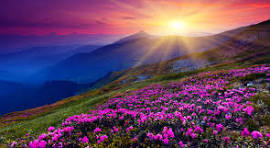
#> input picture image.png, 270 x 148 px
$ python 3.py
#> lines starting #> are read from the running program, lines starting #| are printed output that depends on the picture


import numpy as np
import cv2
import matplotlib.pyplot as plt
from scipy.signal import convolve2d
k = cv2.imread("image.png")
#> k is the input picture: shape (148, 270, 3); mean B, G, R 97, 68, 101.7
# Display images
plt.figure(figsize=(10, 10))
plt.subplot(2, 2, 1)
plt.imshow(cv2.cvtColor(k,cv2.COLOR_BGR2RGB))
plt.title("Original Image")
plt.axis('off')
k = cv2.cvtColor(k, cv2.COLOR_BGR2GRAY)
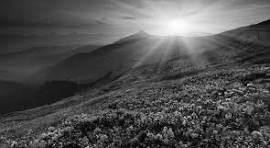
#> k: shape (148, 270); min 0, max 253, mean 81.4
k1 = np.float64(k)
p_msk = np.array([[-1, 0, 1], [-1, 0, 1], [-1, 0, 1]])

# Apply Sobel filter (dx)
kx = convolve2d(k1, p_msk, mode='same', boundary='symm')
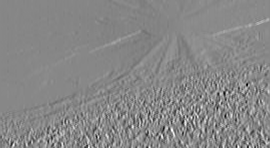
#> kx: shape (148, 270) float64; min -393, max 346, mean -0.2; drawn with min black and max white
# Apply Sobel filter (dy)
ky = convolve2d(k1, p_msk.T, mode='same', boundary='symm')
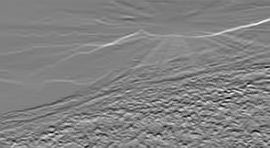
#> ky: shape (148, 270) float64; min -419, max 405, mean 2.3; drawn with min black and max white
# Combine the two directional gradients
ked = np.sqrt(kx**2 + ky**2)
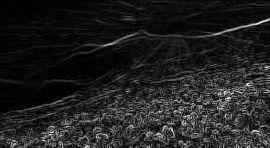
#> ked: shape (148, 270) float64; min 0, max 423.3, mean 54; drawn with min black and max white

plt.subplot(2, 2, 2)
plt.imshow(np.abs(ked), cmap='gray')
plt.title("Sobel Operator")
plt.axis('off')


# Apply another filter (Scharr Filter)
s_msk = np.array([[-3, 0, 3], [-10, 0, 10], [-3, 0, 3]])
# Apply Scharr filter (dx)
kx = convolve2d(k1, s_msk, mode='same', boundary='symm')
# Apply Scharr filter (dy)
ky = convolve2d(k1, s_msk.T, mode='same', boundary='symm')
# Combine the gradients
ked = np.sqrt(kx**2 + ky**2)
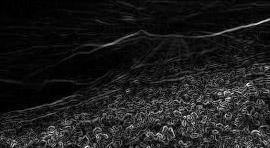
#> ked: shape (148, 270) float64; min 0, max 2687.6, mean 307.7; drawn with min black and max white

# Display images again
plt.subplot(2, 2, 3)
plt.imshow(np.abs(ked), cmap='gray')
plt.title("Scharr Operator")
plt.axis('off')

# Define Prewitt filter
p_msk = np.array([[-1, 0, 1], [-1, 0, 1], [-1, 0, 1]])
# Apply Prewitt filter (dx)
kx_prewitt = convolve2d(k1, p_msk, mode='same', boundary='symm')
# Apply Prewitt filter (dy)
ky_prewitt = convolve2d(k1, p_msk.T, mode='same', boundary='symm')
# Combine the gradients for Prewitt
ked_prewitt = np.sqrt(kx_prewitt**2 + ky_prewitt**2)
# Display images for Prewitt Edge Detection
plt.subplot(2, 2, 4)
plt.imshow(np.abs(ked_prewitt), cmap='gray')
plt.title("Prewitt Operator")
plt.axis('off')
plt.show()
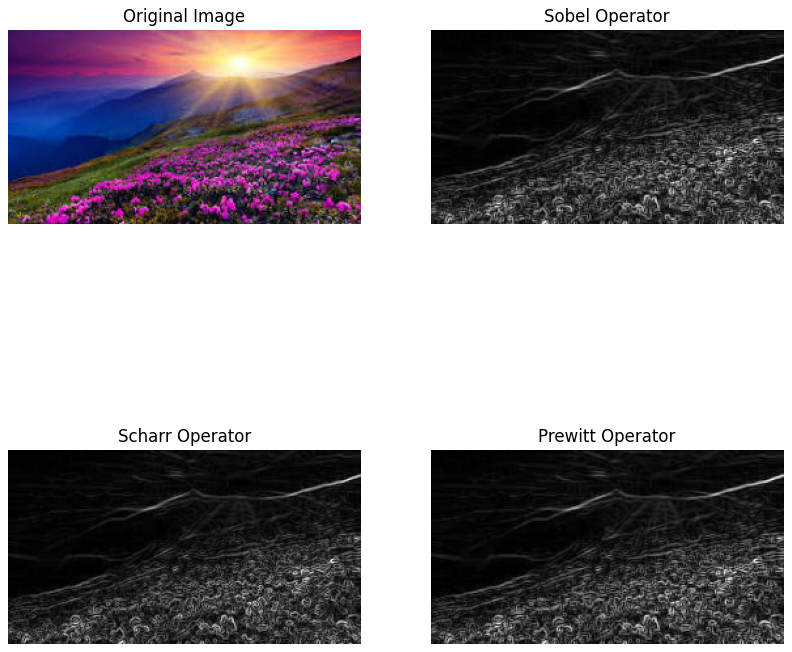
#> figure drawn by matplotlib, 4 panels

$ run again, with bottom.jpg saved as image.png
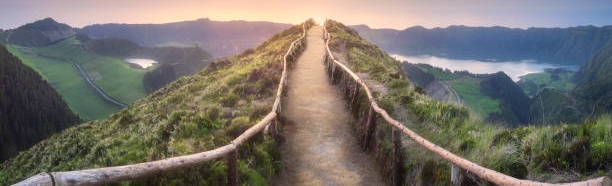
#> input picture bottom.jpg, 612 x 186 px
#> k is the input picture: shape (186, 612, 3); mean B, G, R 106.8, 114.1, 118.9
#> k: shape (186, 612)
#> `ked = np.sqrt(kx**2 + ky**2)`:
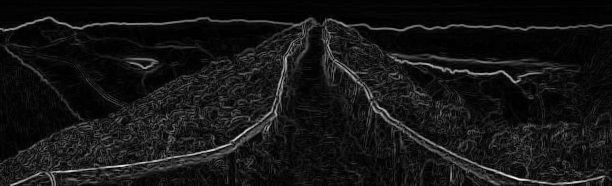
#> ked: shape (186, 612) float64; min 0, max 521.2, mean 44.6; drawn with min black and max white
#> `plt.show()`:
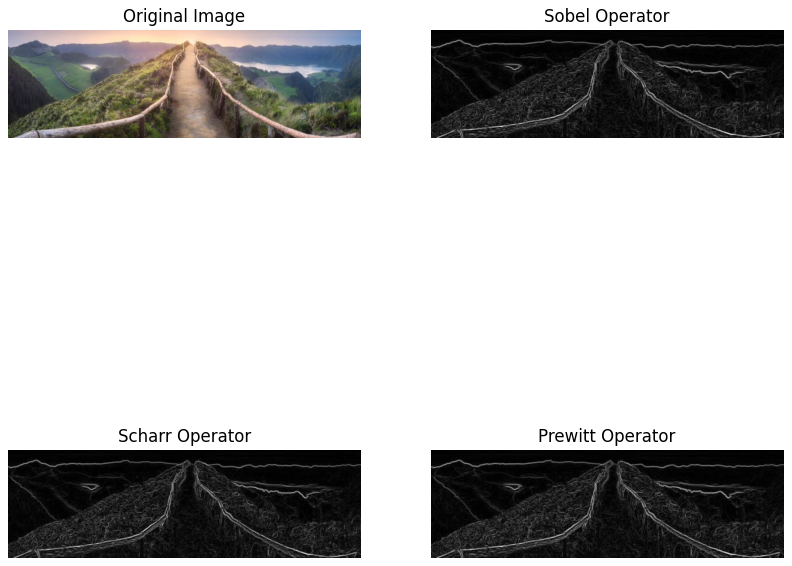
#> figure drawn by matplotlib, 4 panels

$ run again, with left.jpg saved as image.png
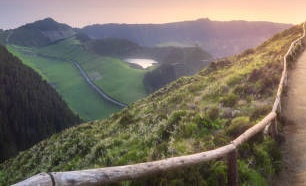
#> input picture left.jpg, 306 x 186 px
#> k is the input picture: shape (186, 306, 3); mean B, G, R 100.1, 112.3, 120.1
#> k: shape (186, 306)
#> `ked = np.sqrt(kx**2 + ky**2)`:
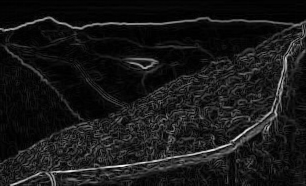
#> ked: shape (186, 306) float64; min 0, max 476.5, mean 46.2; drawn with min black and max white
#> `plt.show()`:
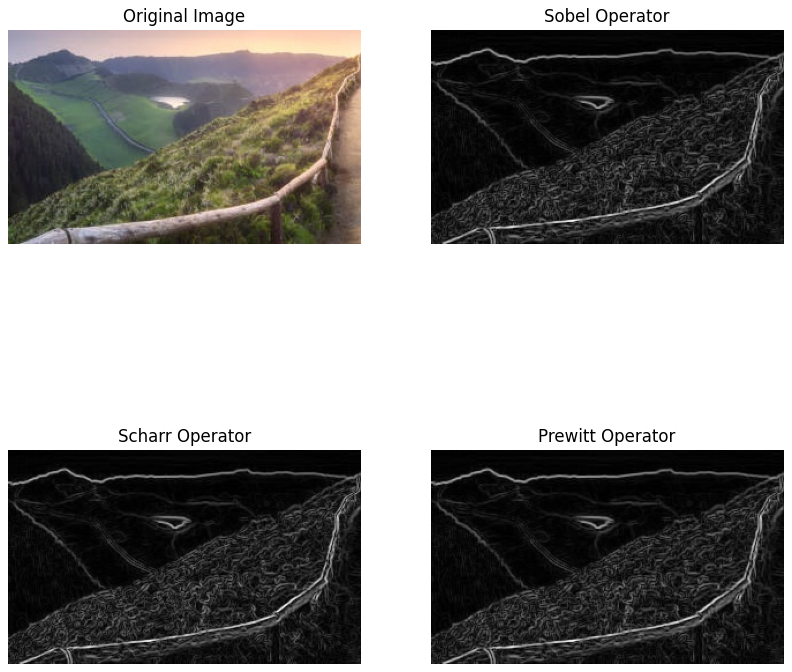
#> figure drawn by matplotlib, 4 panels
